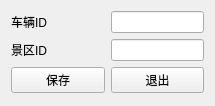
<?xml version="1.0" encoding="UTF-8"?>
<ui version="4.0">
 <class>Form</class>
 <widget class="QWidget" name="Form">
  <property name="geometry">
   <rect>
    <x>0</x>
    <y>0</y>
    <width>215</width>
    <height>106</height>
   </rect>
  </property>
  <property name="windowTitle">
   <string>scene3</string>
  </property>
  <layout class="QGridLayout" name="gridLayout" rowstretch="1,1,1" columnstretch="1,1">
   <item row="0" column="0">
    <widget class="QLabel" name="label">
     <property name="text">
      <string>车辆ID</string>
     </property>
    </widget>
   </item>
   <item row="0" column="1">
    <widget class="QLineEdit" name="lineEdit"/>
   </item>
   <item row="1" column="0">
    <widget class="QLabel" name="label_2">
     <property name="text">
      <string>景区ID</string>
     </property>
    </widget>
   </item>
   <item row="1" column="1">
    <widget class="QLineEdit" name="lineEdit_2"/>
   </item>
   <item row="2" column="0">
    <widget class="QPushButton" name="pushButton">
     <property name="text">
      <string>保存</string>
     </property>
    </widget>
   </item>
   <item row="2" column="1">
    <widget class="QPushButton" name="pushButton_2">
     <property name="text">
      <string>退出</string>
     </property>
    </widget>
   </item>
  </layout>
 </widget>
 <resources/>
 <connections/>
</ui>
